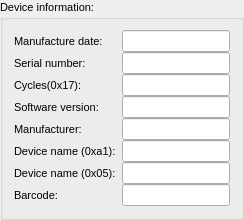
    <widget class="QGroupBox" name="groupBox_19">
     <property name="font">
      <font>
       <pointsize>8</pointsize>
      </font>
     </property>
     <property name="title">
      <string>Device information:</string>
     </property>
     <layout class="QHBoxLayout" name="horizontalLayout_2">
      <item>
       <layout class="QVBoxLayout" name="verticalLayout_4">
        <property name="spacing">
         <number>0</number>
        </property>
        <item>
         <widget class="QLabel" name="label_19">
          <property name="font">
           <font>
            <pointsize>8</pointsize>
           </font>
          </property>
          <property name="text">
           <string>Manufacture date:</string>
          </property>
         </widget>
        </item>
        <item>
         <widget class="QLabel" name="label_27">
          <property name="font">
           <font>
            <pointsize>8</pointsize>
           </font>
          </property>
          <property name="text">
           <string>Serial number:</string>
          </property>
         </widget>
        </item>
        <item>
         <widget class="QLabel" name="label_24">
          <property name="font">
           <font>
            <pointsize>8</pointsize>
           </font>
          </property>
          <property name="text">
           <string>Cycles(0x17):</string>
          </property>
         </widget>
        </item>
        <item>
         <widget class="QLabel" name="label_29">
          <property name="font">
           <font>
            <pointsize>8</pointsize>
           </font>
          </property>
          <property name="text">
           <string>Software version:</string>
          </property>
         </widget>
        </item>
        <item>
         <widget class="QLabel" name="label_31">
          <property name="font">
           <font>
            <pointsize>8</pointsize>
           </font>
          </property>
          <property name="text">
           <string>Manufacturer:</string>
          </property>
         </widget>
        </item>
        <item>
         <widget class="QLabel" name="label_33">
          <property name="font">
           <font>
            <pointsize>8</pointsize>
           </font>
          </property>
          <property name="text">
           <string>Device name (0xa1):</string>
          </property>
         </widget>
        </item>
        <item>
         <widget class="QLabel" name="label_23">
          <property name="text">
           <string>Device name (0x05):</string>
          </property>
         </widget>
        </item>
        <item>
         <widget class="QLabel" name="label_115">
          <property name="text">
           <string>Barcode:</string>
          </property>
         </widget>
        </item>
       </layout>
      </item>
      <item>
       <layout class="QVBoxLayout" name="verticalLayout_16">
        <property name="spacing">
         <number>0</number>
        </property>
        <item>
         <widget class="QLineEdit" name="lineEdit_0x15">
          <property name="font">
           <font>
            <pointsize>8</pointsize>
           </font>
          </property>
         </widget>
        </item>
        <item>
         <widget class="QLineEdit" name="lineEdit_0x16">
          <property name="font">
           <font>
            <pointsize>8</pointsize>
           </font>
          </property>
         </widget>
        </item>
        <item>
         <widget class="QLineEdit" name="lineEdit_0x17">
          <property name="font">
           <font>
            <pointsize>8</pointsize>
           </font>
          </property>
         </widget>
        </item>
        <item>
         <widget class="QLineEdit" name="lineEdit_0x03">
          <property name="font">
           <font>
            <pointsize>8</pointsize>
           </font>
          </property>
         </widget>
        </item>
        <item>
         <widget class="QLineEdit" name="lineEdit_0xa0">
          <property name="font">
           <font>
            <pointsize>8</pointsize>
           </font>
          </property>
         </widget>
        </item>
        <item>
         <widget class="QLineEdit" name="lineEdit_0xa1">
          <property name="font">
           <font>
            <pointsize>8</pointsize>
           </font>
          </property>
         </widget>
        </item>
        <item>
         <widget class="QLineEdit" name="lineEdit_0x05"/>
        </item>
        <item>
         <widget class="QLineEdit" name="lineEdit_0xa2"/>
        </item>
       </layout>
      </item>
     </layout>
    </widget>
